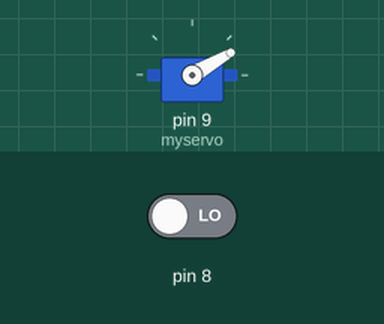
Bench run of a sketch on a simulated Arduino Mega 2560, built with avr-gcc and run on an emulated ATmega2560. On the bench: servo. The inputs (shaded band) are chosen by the test bench; at power-on: pin 8 LOW.

Above: at 1.2 s.
1.3 s: pin 8 driven HIGH
At 2.4 s:
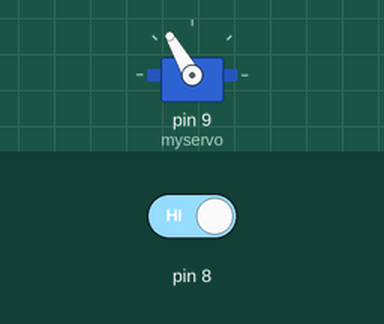
2.8 s: pin 8 driven LOW
At 3.3 s:
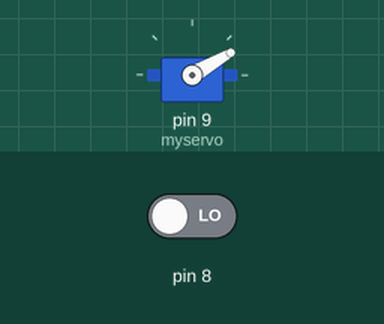
Timing chart, 0 to 5.8 s (numbered marks = the images above; inputs shaded):
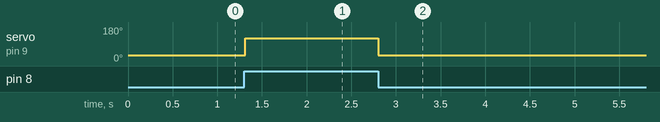

Measured:
- after the input at 1.3 s, servo on pin 9 (myservo): 30° → 120° at once
- after the input at 2.8 s, servo on pin 9 (myservo): 120° → 30° at once

The sketch:

arm.ino
```cpp
#include <Servo.h>
//For Mega2560
Servo myservo;  // create servo object to control a servo
                // twelve servo objects can be created on most boards
void setup()
{
  pinMode(8,INPUT);
  myservo.attach(9);  // attaches the servo on pin 9 to the servo object
}

void loop()
{
    if (digitalRead(8) == HIGH)
    {
       myservo.write(120);
       delay(15);     // waits 15ms for the servo to reach the position
    }
    else
    {
       myservo.write(30);
       delay(15);    // waits 15ms for the servo to reach the position
    }
}
```
